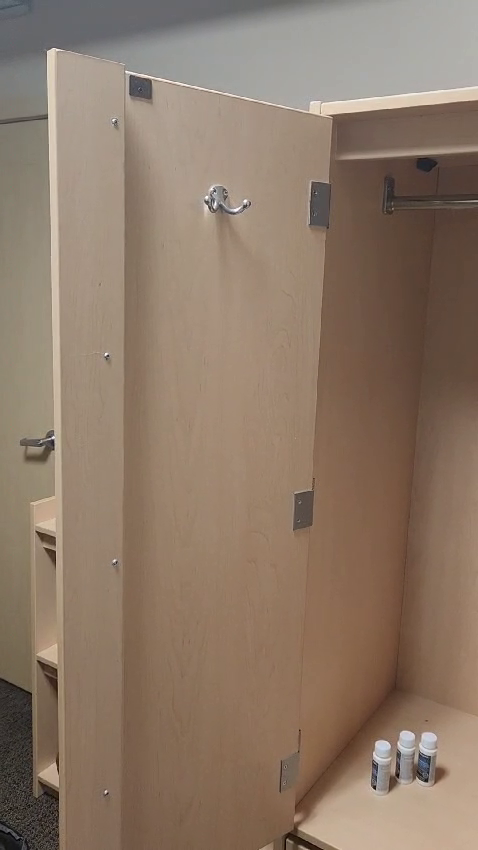
#> input picture frame 55 of screw_exploration/Blob_detection/test_images/webcam5.mp4, 478 x 850 px, given in place of Test2.mov, which was not available
$ python inference.py
#> lines starting #> are read from the running program, lines starting #| are printed output that depends on the picture
import cv2

# Video input settings
input_video = '/Users/aadityavoruganti/Desktop/Aadi/TerraVortex/Video/Test2.mov'

# Open the input video
cap = cv2.VideoCapture(input_video)

# Define the overlay texts at different timestamps
overlay_texts = {
    0: ("0: 448x640 0 screw, 304.3ms", "Speed: 2.9ms preprocess, 304.3ms inference, 1.4ms postprocess per image at shape (1, 3, 448, 640)"),
    1: ("0: 448x640 1 screw, 204.3ms", "Speed: 2.9ms preprocess, 204.3ms inference, 1.4ms postprocess per image at shape (1, 3, 448, 640)"),
    7: ("0: 448x640 2 screws, 254.3ms", "Speed: 2.9ms preprocess, 254.3ms inference, 1.4ms postprocess per image at shape (1, 3, 448, 640)"),
    21: ("0: 448x640 3 screws, 304.3ms", "Speed: 2.9ms preprocess, 304.3ms inference, 1.4ms postprocess per image at shape (1, 3, 448, 640)"),
}

total_screws = 5

# Instructions for each step
instructions = [

    "Second put it in right bottom corner",
    "Third put it in 2nd to the left top corner",
    "Fourth put it in 2nd to the left bottom corner",
    "First put the screw in right top corner hole"
]

# Function to overlay text on frames
def overlay_text(frame, text, position, font=cv2.FONT_HERSHEY_SIMPLEX, font_scale=1.0, font_color=(255, 255, 255), thickness=2):
    cv2.putText(frame, text, position, font, font_scale, font_color, thickness, cv2.LINE_AA)

# Function to overlay instructions
def overlay_instruction(frame, text, position, font=cv2.FONT_HERSHEY_SIMPLEX, font_scale=1.0, font_color=(0, 0, 0), thickness=2):
    cv2.putText(frame, text, position, font, font_scale, font_color, thickness, cv2.LINE_AA)

# Process the video frame by frame
frame_count = 0
fps = int(cap.get(cv2.CAP_PROP_FPS))

while cap.isOpened():
    ret, frame = cap.read()
#> frame is the input picture: shape (850, 478, 3); mean B, G, R 103.7, 120.7, 140.8
    if not ret:
        break

    current_time = frame_count / fps
    text_to_display = None
    screws_detected = 0
    instruction_text = ""

    for timestamp in sorted(overlay_texts.keys(), reverse=True):
        if current_time >= timestamp:
            text_to_display = overlay_texts[timestamp]
            screws_detected = int(text_to_display[0].split()[2])
            instruction_text = instructions[screws_detected - 1]
            break

    if text_to_display:
        overlay_text(frame, text_to_display[0], (10, 50))
        overlay_text(frame, text_to_display[1], (10, 100))
        missing_screws_text = f"Missing screws: {total_screws - screws_detected}"
        overlay_text(frame, missing_screws_text, (10, frame.shape[0] - 30))
        overlay_instruction(frame, instruction_text, (10, 150))
#> in overlay_instruction, `cv2.putText(frame, text, position, font, font_scale, font_color, thick..`:
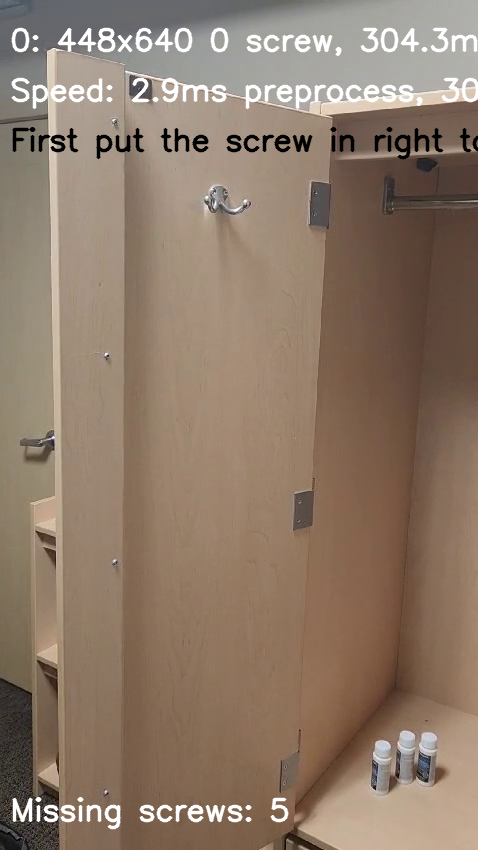
#> frame: shape (850, 478, 3); mean B, G, R 105.6, 122.3, 142.1

    # Display the frame
    cv2.imshow('Video with Overlays', frame)

    if cv2.waitKey(1) & 0xFF == ord('q'):
#> (key q is pressed here)
        break

    frame_count += 1

cap.release()
cv2.destroyAllWindows()

$ run again, starting later in the video
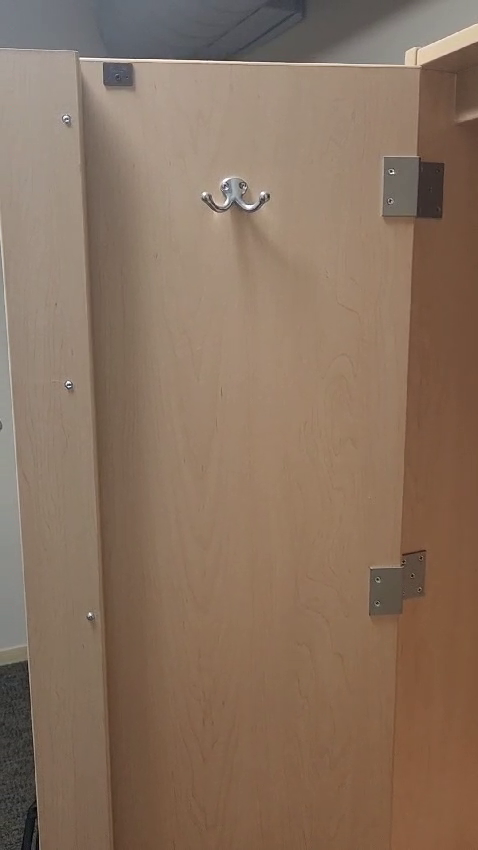
#> input picture frame 249 of screw_exploration/Blob_detection/test_images/webcam5.mp4, 478 x 850 px, given in place of Test2.mov, which was not available
#> frame is the input picture: shape (850, 478, 3); mean B, G, R 95.1, 113.6, 136.9
#> in overlay_instruction, `cv2.putText(frame, text, position, font, font_scale, font_color, thick..`:
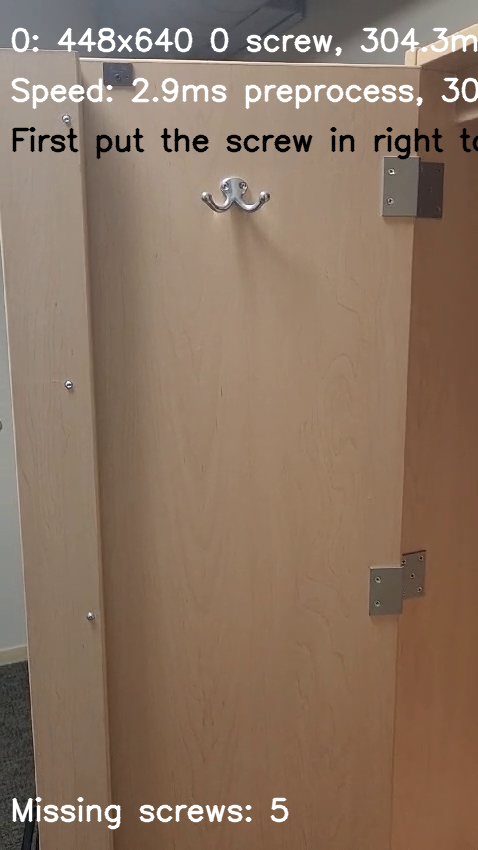
#> frame: shape (850, 478, 3); mean B, G, R 97.5, 115.7, 138.5

$ run again, starting later in the video
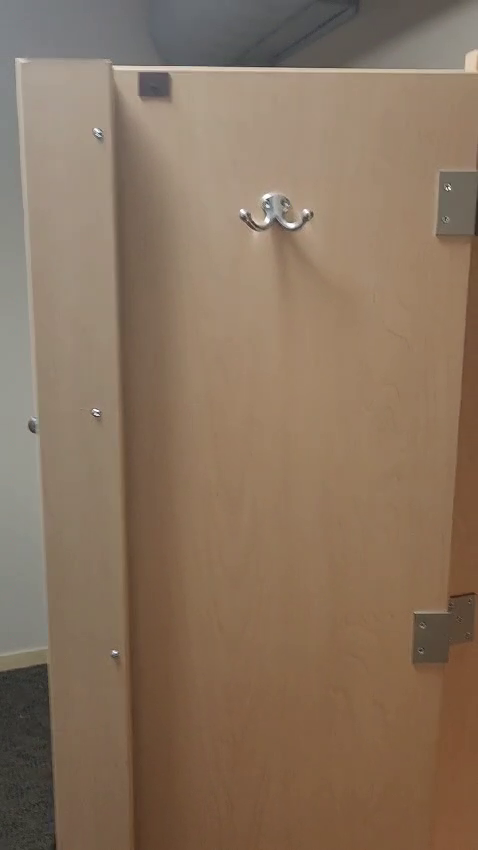
#> input picture frame 444 of screw_exploration/Blob_detection/test_images/webcam5.mp4, 478 x 850 px, given in place of Test2.mov, which was not available
#> frame is the input picture: shape (850, 478, 3); mean B, G, R 94.6, 114.9, 136.8
#> in overlay_instruction, `cv2.putText(frame, text, position, font, font_scale, font_color, thick..`:
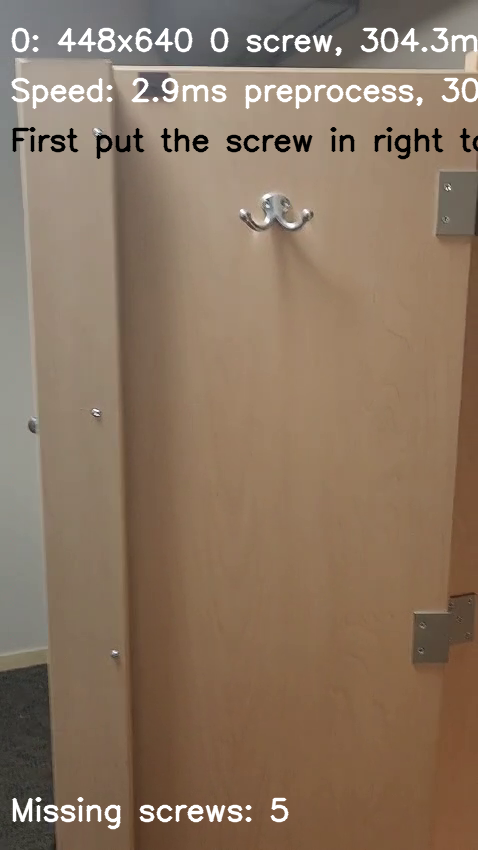
#> frame: shape (850, 478, 3); mean B, G, R 97.1, 117, 138.4
